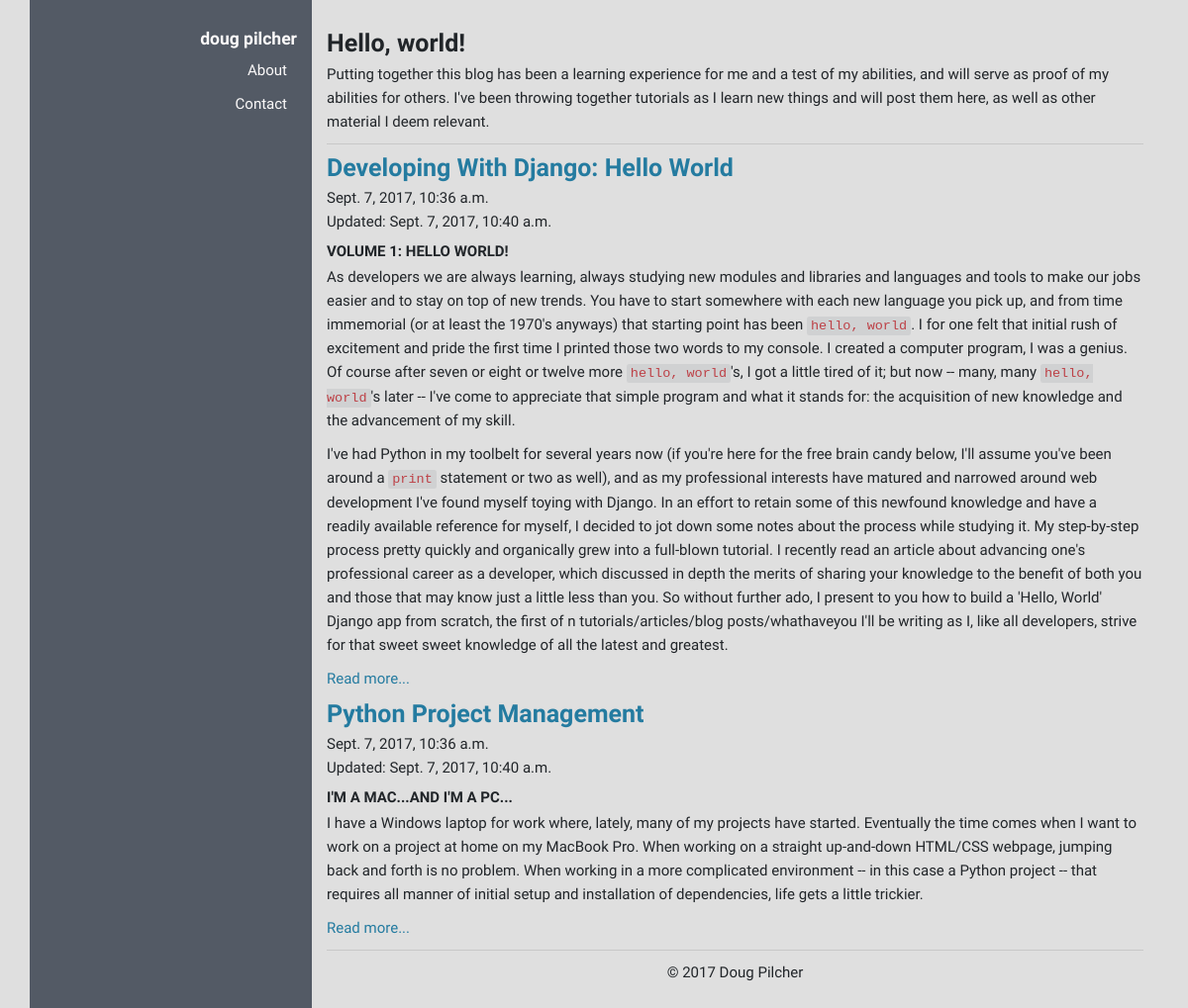
Screenshot of /blog/ with the database file from the repository.
### blog/models.py (models this page shows, shortened)
class Post(models.Model):
    pub_date = models.DateTimeField(auto_now_add=True)
    last_edit = models.DateTimeField(auto_now=True)
    title = models.CharField(max_length=128)
    body = models.TextField()
    intro = models.TextField()

### blog/views.py (the view)
class HomePageView(TemplateView):
    def get(self, request, **kwargs):
        latest_posts = Post.objects.order_by('-pub_date')[:5]
        context = {'latest_posts': latest_posts}
        return render(request, 'blog/home.html', context=context)

### blog/templates/blog/home.html
{% extends 'base.html' %}
{% block content %}
<h1>Hello, world!</h1>
<p>Putting together this blog has been a learning experience for me and a test of my abilities, and will serve as proof of my abilities for others.
I've been throwing together tutorials as I learn new things and will post them here, as well as other material I deem relevant.</p>
<hr>
{% if latest_posts %}
    {% for post in latest_posts %}
    <h1><a href="{% url 'blog_detail' post_id=post.id %}">{{ post.title }}</a></h1>
    <p>{{ post.pub_date }}<br>Updated: {{ post.last_edit }}</p>
    {% autoescape off %}{{ post.intro }}{% endautoescape %}
    <p><a href="{% url 'blog_detail' post_id=post.id %}">Read more...</a></p>
    {% endfor %}
{% else %}
<p>No posts found.</p>
{% endif %}
<hr>
{% endblock content %}

### templates/base.html (shortened to what this page needs)
{% load static %}
<!DOCTYPE html>
 <html class="no-js">
<html>
  <head>
	{% block styling %}
	<link rel="stylesheet" href="{% static 'css/bootstrap.min.css' %}">
	  <link rel="stylesheet" href="{% static 'css/ionicons.min.css' %}">
	<link rel="stylesheet" href="{% static 'css/main.css' %}">
	{% endblock styling %}
  </head>
  <body>
      <div class="container">
      <div class="row">
      <nav class="d-none d-sm-inline-block float-sm-left text-right col-sm-3 py-5">
        <a href="{% url 'blog_home' %}"><h3>doug pilcher</h3></a>
          <div class="nav d-block">
              <ul class="nav flex-column">
                  <li class="nav-item"><a href="#" class="nav-link">About</a></li>
                  <li class="nav-item"><a href="#" class="nav-link">Contact</a></li>
              </ul>
          </div>
          </nav>
        <main class="col-sm-9 py-5">
            {% block content %}
            {% endblock content%}
            <div class="text-center">
                <p>&copy; 2017 Doug Pilcher</p>
            </div>
        </main>
        </div>
      </div>
  </body>
</html>

### static/css/main.css (style rules this page uses)
html { font-size: 62.5%; }
body { font-size: 1.5em; line-height: 1.6; font-weight: 400; font-family: "Raleway", "HelveticaNeue", "Helvetica Neue", Helvetica, Arial, sans-serif; background-color: #dfdfdf; }
h1, h2, h3, h4, h5 { font-weight:600; }
h4 { text-transform: uppercase; }
a { color: #247ba0; }
nav { background-color: #535a65; }
nav a { color: #fcfafa; }
pre, code { background-color: rgba(83,90,101,0.1); }

### rows the page displays
Post: title "Developing With Django: Hello World", pub_date "Sept. 7, 2017, 10:36 a.m.", last_edit "Sept. 7, 2017, 10:40 a.m.", intro "VOLUME 1: HELLO WORLD! As developers we are always learning, always studying new modules and libraries and languages and tools to make our jobs easier and to stay on top of new trends. You have to start somewhere with each new language you pick up, and from time immemorial (or at least the 1970's anyways) that starting point has been hello, world . I for one felt that initial rush of excitement and pride the first time I printed those two words to my console. I created a computer program, I was a genius. Of course after seven or eight or twelve more hello, world 's, I got a little tired of it; but now -- many, many hello, world 's later -- I've come to appreciate that simple program and…"
Post: title "Python Project Management", pub_date "Sept. 7, 2017, 10:36 a.m.", last_edit "Sept. 7, 2017, 10:40 a.m.", intro "I'M A MAC...AND I'M A PC... I have a Windows laptop for work where, lately, many of my projects have started. Eventually the time comes when I want to work on a project at home on my MacBook Pro. When working on a straight up-and-down HTML/CSS webpage, jumping back and forth is no problem. When working in a more complicated environment -- in this case a Python project -- that requires all manner of initial setup and installation of dependencies, life gets a little trickier."
